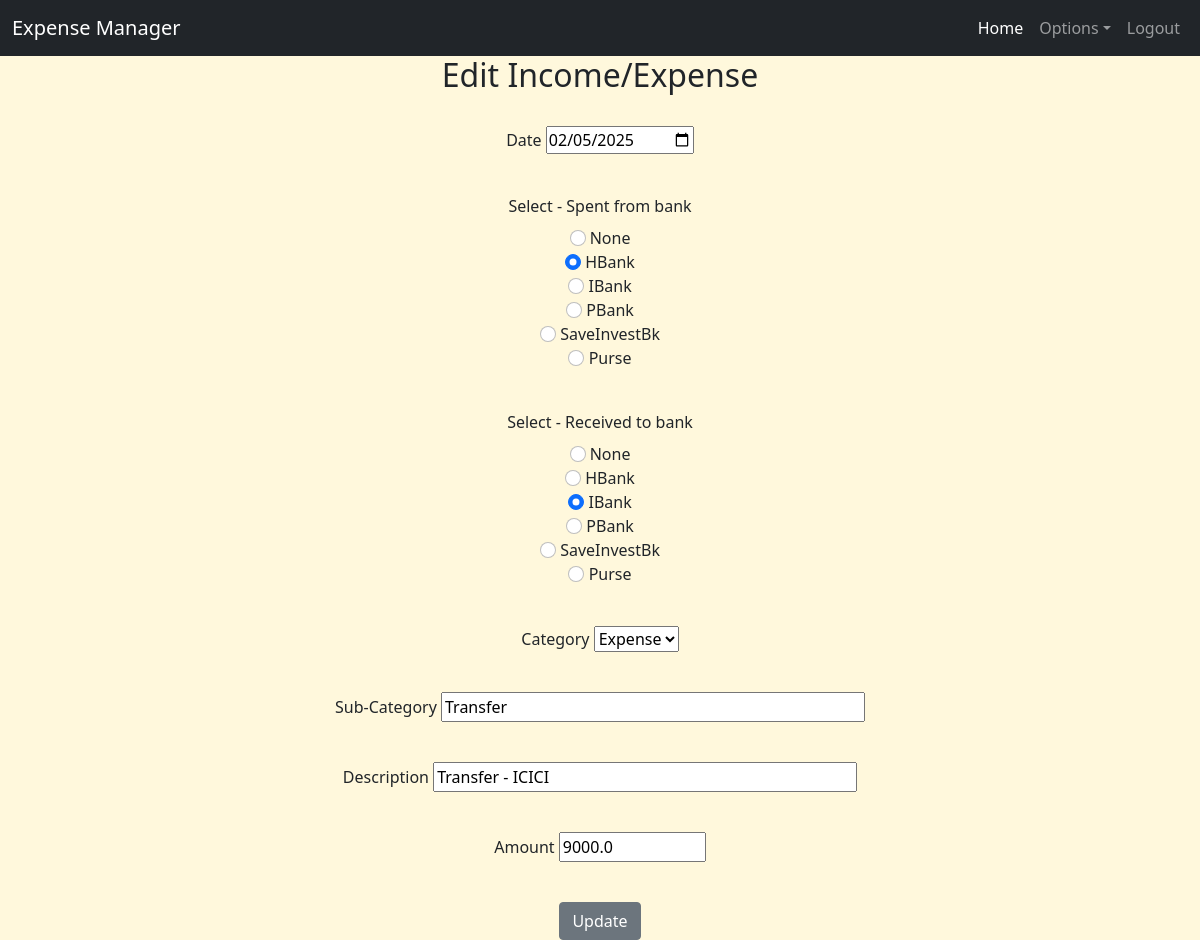
Page /edit/1 (signed in) on the committed database.
### app.py (models this page shows)
class IncomeExpenseManager(db.Model):
    id = db.Column(db.Integer, primary_key=True)
    date = db.Column(db.Date, nullable=False)
    from_bank = db.Column(db.String(10), nullable=True)
    to_bank = db.Column(db.String(10), nullable=True)
    category = db.Column(db.String(20), nullable=False)
    sub_category = db.Column(db.String(50), nullable=False)
    description = db.Column(db.String(100), nullable=False)
    amount = db.Column(db.Float, nullable=False)
    user_id = db.Column(db.Integer, db.ForeignKey('user.id'), nullable=False)  # NEW: Link expense to user
    user = db.relationship('User', backref=db.backref('expenses', lazy=True))  # NEW: Relationship

### app.py (the view, shortened to what this page needs)
@app.route('/edit/<int:id>', methods=['GET', 'POST'])
@login_required
def edit_expense(id):
    edit_expense = IncomeExpenseManager.query.get_or_404(id)
    if edit_expense.user_id != current_user.id:
        flash("You are not authorized to edit this expense!", "danger")
        return redirect(url_for('view_expenses'))
    form = IncomeExpenseForm(obj=edit_expense)
    return render_template('edit_expense.html', form=form, edit_expense=edit_expense)

### app.py
class IncomeExpenseForm(FlaskForm): #change to IncomeExpenseForm
    date = DateField('Date', format='%Y-%m-%d', validators=[DataRequired()])
    from_bank = RadioField('Select - Spent from bank', choices=[('', 'None'), ('hbank', 'HBank'), ('ibank', 'IBank'), ('pbank', 'PBank'), ('sav_inv_bank','SaveInvestBk'), ('purse','Purse')], validators=[Optional()])
    to_bank = RadioField('Select - Received to bank', choices=[('', 'None'), ('hbank', 'HBank'), ('ibank', 'IBank'), ('pbank', 'PBank'), ('sav_inv_bank','SaveInvestBk'), ('purse','Purse')], validators=[Optional()])
    category = SelectField('Category', choices=[('income','Income'),('expense','Expense')], validators=[DataRequired()]) #,('saving','Saving'),('investment','Investment'),('transfer','Transfer')
    sub_category = StringField('Sub-Category', validators=[DataRequired(), Length(max=50)])
    description = StringField('Description', validators=[DataRequired(), Length(max=100)])
    amount = FloatField('Amount', validators=[DataRequired(), NumberRange(min=0)])
    submit = SubmitField('Add/Edit Expense')

### app.py (called while the page is built)
@login_manager.user_loader
def load_user(user_id):
    return User.query.get(int(user_id))  # Fetch user from database

### templates/edit_expense.html (shortened to what this page needs)
{% extends 'base.html' %}
{% block content %}
<div style="text-align: center;">
<h2>Edit Income/Expense</h2>
<br>
<form method="POST">
    <div class="mb-3">
        {{ form.date.label }}
        {{ form.date(size=20, value=form.date.data) }}
    </div>
    <br>
    <div class="mb-3">
        {{ form.from_bank.label(class="form-label") }}
        {% for subfield in form.from_bank %}
        <div>
            {{ subfield (class="form-check-input", value=subfield.data)}}
            {{ subfield.label(class="form-check-label") }}
        </div>
        {% endfor %}
    </div>
    <br>
    <div class="mb-3">
        {{ form.to_bank.label(class="form-label") }}
        {% for subfield in form.to_bank %}
        <div>
            {{ subfield (class="form-check-input", value=subfield.data)}}
            {{ subfield.label(class="form-check-label") }}
        </div>
        {% endfor %}
    </div>
    <br>
    <div class="mb-3">
        {{ form.category.label }}
        {{ form.category(id="category", value=form.category.data) }}
    </div>
    <br>
    <div class="mb-3">
        {{ form.sub_category.label }}
        {{ form.sub_category(size=40, value=form.sub_category.data) }}
    </div>
    <br>
    <div class="mb-3">
        {{ form.description.label }}
        {{ form.description(size=40, value=form.description.data) }}
    </div>
    <br>
    <div class="mb-3">
        {{ form.amount.label }}
        {{ form.amount(size=10, value=form.amount.data) }}
    </div>
    <br>
    <button type="submit" class="btn btn-secondary">Update</button>
</form>
</div>
{% endblock %}

### templates/base.html (style rules this page uses)
body { background-color: cornsilk; }

### rows in the picture
IncomeExpenseManager: date "02/05/2025", category "Expense", sub_category "Transfer", description "Transfer - ICICI", amount "9000.0"

### other values in the picture
{{ subfield.label(class="form-check-label") }} "None" "HBank" "IBank" "PBank" "SaveInvestBk" "Purse"
